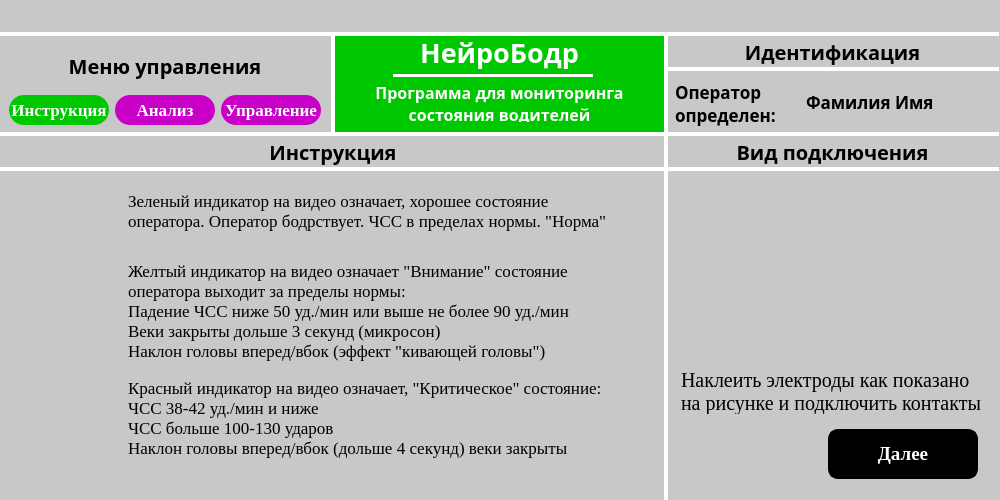
<?xml version="1.0" encoding="UTF-8"?>
<ui version="4.0">
 <class>MainWindow</class>
 <widget class="QMainWindow" name="MainWindow">
  <property name="geometry">
   <rect>
    <x>0</x>
    <y>0</y>
    <width>1000</width>
    <height>500</height>
   </rect>
  </property>
  <property name="minimumSize">
   <size>
    <width>1000</width>
    <height>500</height>
   </size>
  </property>
  <property name="maximumSize">
   <size>
    <width>1000</width>
    <height>500</height>
   </size>
  </property>
  <property name="windowTitle">
   <string>MainWindow</string>
  </property>
  <property name="styleSheet">
   <string notr="true">background-color: rgb(200,200,200)</string>
  </property>
  <widget class="QWidget" name="centralwidget">
   <property name="styleSheet">
    <string notr="true"/>
   </property>
   <layout class="QGridLayout" name="gridLayout">
    <property name="leftMargin">
     <number>0</number>
    </property>
    <property name="topMargin">
     <number>0</number>
    </property>
    <property name="rightMargin">
     <number>0</number>
    </property>
    <property name="bottomMargin">
     <number>0</number>
    </property>
    <property name="spacing">
     <number>0</number>
    </property>
    <item row="3" column="0">
     <widget class="QWidget" name="widget_7" native="true">
      <property name="minimumSize">
       <size>
        <width>333</width>
        <height>35</height>
       </size>
      </property>
      <property name="maximumSize">
       <size>
        <width>666</width>
        <height>123123</height>
       </size>
      </property>
      <property name="styleSheet">
       <string notr="true">#widget_7 {border-top: 2px solid white; border-right: 2px solid white;}</string>
      </property>
      <layout class="QGridLayout" name="gridLayout_4">
       <item row="0" column="0">
        <widget class="QLabel" name="label_18">
         <property name="minimumSize">
          <size>
           <width>55</width>
           <height>55</height>
          </size>
         </property>
         <property name="maximumSize">
          <size>
           <width>55</width>
           <height>55</height>
          </size>
         </property>
         <property name="text">
          <string/>
         </property>
         <property name="pixmap">
          <pixmap>../files/Blue_ellipse.png</pixmap>
         </property>
         <property name="scaledContents">
          <bool>true</bool>
         </property>
        </widget>
       </item>
       <item row="0" column="1">
        <widget class="QLabel" name="label_10">
         <property name="minimumSize">
          <size>
           <width>500</width>
           <height>50</height>
          </size>
         </property>
         <property name="maximumSize">
          <size>
           <width>500</width>
           <height>50</height>
          </size>
         </property>
         <property name="font">
          <font>
           <family>Tinos</family>
           <pointsize>13</pointsize>
           <weight>50</weight>
           <bold>false</bold>
          </font>
         </property>
         <property name="text">
          <string>Зеленый индикатор на видео означает, хорошее состояние оператора. Оператор бодрствует. ЧСС в пределах нормы. &quot;Норма&quot;</string>
         </property>
         <property name="alignment">
          <set>Qt::AlignLeading|Qt::AlignLeft|Qt::AlignTop</set>
         </property>
         <property name="wordWrap">
          <bool>true</bool>
         </property>
        </widget>
       </item>
       <item row="1" column="0">
        <widget class="QLabel" name="label_19">
         <property name="minimumSize">
          <size>
           <width>55</width>
           <height>55</height>
          </size>
         </property>
         <property name="maximumSize">
          <size>
           <width>55</width>
           <height>55</height>
          </size>
         </property>
         <property name="text">
          <string/>
         </property>
         <property name="pixmap">
          <pixmap>../files/Yellow_Trinagel.png</pixmap>
         </property>
         <property name="scaledContents">
          <bool>true</bool>
         </property>
        </widget>
       </item>
       <item row="1" column="1">
        <widget class="QLabel" name="label_11">
         <property name="minimumSize">
          <size>
           <width>500</width>
           <height>100</height>
          </size>
         </property>
         <property name="maximumSize">
          <size>
           <width>500</width>
           <height>100</height>
          </size>
         </property>
         <property name="font">
          <font>
           <family>Tinos</family>
           <pointsize>13</pointsize>
           <weight>50</weight>
           <bold>false</bold>
          </font>
         </property>
         <property name="text">
          <string>Желтый индикатор на видео означает &quot;Внимание&quot; состояние оператора выходит за пределы нормы:
Падение ЧСС ниже 50 уд./мин или выше не более 90 уд./мин
Веки закрыты дольше 3 секунд (микросон)
Наклон головы вперед/вбок (эффект &quot;кивающей головы&quot;)</string>
         </property>
         <property name="alignment">
          <set>Qt::AlignLeading|Qt::AlignLeft|Qt::AlignTop</set>
         </property>
         <property name="wordWrap">
          <bool>true</bool>
         </property>
        </widget>
       </item>
       <item row="2" column="0">
        <widget class="QLabel" name="label_20">
         <property name="minimumSize">
          <size>
           <width>55</width>
           <height>55</height>
          </size>
         </property>
         <property name="maximumSize">
          <size>
           <width>55</width>
           <height>55</height>
          </size>
         </property>
         <property name="text">
          <string/>
         </property>
         <property name="pixmap">
          <pixmap>../files/Red_Rectangle.png</pixmap>
         </property>
         <property name="scaledContents">
          <bool>true</bool>
         </property>
        </widget>
       </item>
       <item row="2" column="1">
        <widget class="QLabel" name="label_17">
         <property name="minimumSize">
          <size>
           <width>500</width>
           <height>100</height>
          </size>
         </property>
         <property name="maximumSize">
          <size>
           <width>500</width>
           <height>100</height>
          </size>
         </property>
         <property name="font">
          <font>
           <family>Tinos</family>
           <pointsize>13</pointsize>
           <weight>50</weight>
           <bold>false</bold>
          </font>
         </property>
         <property name="text">
          <string>Красный индикатор на видео означает, &quot;Критическое&quot; состояние:
ЧСС 38-42 уд./мин и ниже
ЧСС больше 100-130 ударов
Наклон головы вперед/вбок (дольше 4 секунд) веки закрыты</string>
         </property>
         <property name="alignment">
          <set>Qt::AlignLeading|Qt::AlignLeft|Qt::AlignTop</set>
         </property>
         <property name="wordWrap">
          <bool>true</bool>
         </property>
        </widget>
       </item>
      </layout>
     </widget>
    </item>
    <item row="1" column="0" colspan="2">
     <widget class="QWidget" name="widget_2" native="true">
      <property name="minimumSize">
       <size>
        <width>0</width>
        <height>100</height>
       </size>
      </property>
      <property name="maximumSize">
       <size>
        <width>16777215</width>
        <height>100</height>
       </size>
      </property>
      <property name="styleSheet">
       <string notr="true"/>
      </property>
      <layout class="QGridLayout" name="gridLayout_6">
       <property name="leftMargin">
        <number>0</number>
       </property>
       <property name="topMargin">
        <number>0</number>
       </property>
       <property name="rightMargin">
        <number>0</number>
       </property>
       <property name="bottomMargin">
        <number>0</number>
       </property>
       <property name="spacing">
        <number>0</number>
       </property>
       <item row="0" column="0" rowspan="2">
        <widget class="QWidget" name="widget_5" native="true">
         <property name="minimumSize">
          <size>
           <width>333</width>
           <height>100</height>
          </size>
         </property>
         <property name="maximumSize">
          <size>
           <width>333</width>
           <height>100</height>
          </size>
         </property>
         <property name="styleSheet">
          <string notr="true">#widget_5 {border-top: 2px solid white; border-bottom: 2px solid white; border-right: 2px solid white}</string>
         </property>
         <layout class="QGridLayout" name="gridLayout_9">
          <item row="0" column="0" colspan="3">
           <widget class="QLabel" name="label_8">
            <property name="font">
             <font>
              <family>Jura</family>
              <pointsize>15</pointsize>
              <weight>75</weight>
              <bold>true</bold>
             </font>
            </property>
            <property name="text">
             <string>Меню управления</string>
            </property>
            <property name="alignment">
             <set>Qt::AlignCenter</set>
            </property>
           </widget>
          </item>
          <item row="1" column="0">
           <widget class="QPushButton" name="pushButton_5">
            <property name="minimumSize">
             <size>
              <width>100</width>
              <height>30</height>
             </size>
            </property>
            <property name="maximumSize">
             <size>
              <width>100</width>
              <height>30</height>
             </size>
            </property>
            <property name="font">
             <font>
              <family>Tinos</family>
              <pointsize>13</pointsize>
              <weight>75</weight>
              <bold>true</bold>
             </font>
            </property>
            <property name="styleSheet">
             <string notr="true">background-color: rgb(0,200,0); color: white; border-radius: 15px</string>
            </property>
            <property name="text">
             <string>Инструкция</string>
            </property>
           </widget>
          </item>
          <item row="1" column="1">
           <widget class="QPushButton" name="pushButton_3">
            <property name="minimumSize">
             <size>
              <width>100</width>
              <height>30</height>
             </size>
            </property>
            <property name="maximumSize">
             <size>
              <width>100</width>
              <height>30</height>
             </size>
            </property>
            <property name="font">
             <font>
              <family>Tinos</family>
              <pointsize>13</pointsize>
              <weight>75</weight>
              <bold>true</bold>
             </font>
            </property>
            <property name="styleSheet">
             <string notr="true">background-color: rgb(200,0,200); color: white; border-radius: 15px</string>
            </property>
            <property name="text">
             <string>Анализ</string>
            </property>
           </widget>
          </item>
          <item row="1" column="2">
           <widget class="QPushButton" name="pushButton_4">
            <property name="minimumSize">
             <size>
              <width>100</width>
              <height>30</height>
             </size>
            </property>
            <property name="maximumSize">
             <size>
              <width>100</width>
              <height>30</height>
             </size>
            </property>
            <property name="font">
             <font>
              <family>Tinos</family>
              <pointsize>13</pointsize>
              <weight>75</weight>
              <bold>true</bold>
             </font>
            </property>
            <property name="styleSheet">
             <string notr="true">background-color: rgb(200,0,200); color: white; border-radius: 15px</string>
            </property>
            <property name="text">
             <string>Управление</string>
            </property>
           </widget>
          </item>
         </layout>
        </widget>
       </item>
       <item row="0" column="1" rowspan="2">
        <widget class="QWidget" name="widget_4" native="true">
         <property name="minimumSize">
          <size>
           <width>333</width>
           <height>100</height>
          </size>
         </property>
         <property name="maximumSize">
          <size>
           <width>333</width>
           <height>100</height>
          </size>
         </property>
         <property name="styleSheet">
          <string notr="true">*{background-color: rgb(0,200,0)} #widget_4 {border-top: 2px solid white; border-bottom: 2px solid white; border-left: 2px solid white; border-right: 2px solid white}</string>
         </property>
         <widget class="QLabel" name="label_2">
          <property name="geometry">
           <rect>
            <x>9</x>
            <y>0</y>
            <width>315</width>
            <height>41</height>
           </rect>
          </property>
          <property name="font">
           <font>
            <family>Jura</family>
            <pointsize>20</pointsize>
            <weight>75</weight>
            <italic>false</italic>
            <bold>true</bold>
           </font>
          </property>
          <property name="styleSheet">
           <string notr="true">color: white; background-color: rgba(0,0,0,0)</string>
          </property>
          <property name="text">
           <string>НейроБодр</string>
          </property>
          <property name="alignment">
           <set>Qt::AlignHCenter|Qt::AlignTop</set>
          </property>
         </widget>
         <widget class="QLabel" name="label_3">
          <property name="geometry">
           <rect>
            <x>9</x>
            <y>47</y>
            <width>315</width>
            <height>41</height>
           </rect>
          </property>
          <property name="font">
           <font>
            <family>Jura</family>
            <pointsize>12</pointsize>
            <weight>75</weight>
            <bold>true</bold>
           </font>
          </property>
          <property name="styleSheet">
           <string notr="true">color: white; background-color: rgba(0,0,0,0)</string>
          </property>
          <property name="text">
           <string>Программа для мониторинга состояния водителей</string>
          </property>
          <property name="alignment">
           <set>Qt::AlignHCenter|Qt::AlignTop</set>
          </property>
          <property name="wordWrap">
           <bool>true</bool>
          </property>
         </widget>
         <widget class="QWidget" name="widget_9" native="true">
          <property name="geometry">
           <rect>
            <x>60</x>
            <y>40</y>
            <width>200</width>
            <height>3</height>
           </rect>
          </property>
          <property name="minimumSize">
           <size>
            <width>200</width>
            <height>3</height>
           </size>
          </property>
          <property name="maximumSize">
           <size>
            <width>200</width>
            <height>3</height>
           </size>
          </property>
          <property name="styleSheet">
           <string notr="true">background-color: white</string>
          </property>
         </widget>
        </widget>
       </item>
       <item row="0" column="2">
        <widget class="QWidget" name="widget_12" native="true">
         <property name="minimumSize">
          <size>
           <width>333</width>
           <height>35</height>
          </size>
         </property>
         <property name="maximumSize">
          <size>
           <width>333</width>
           <height>35</height>
          </size>
         </property>
         <property name="styleSheet">
          <string notr="true">#widget_12 {border-top: 2px solid white; border-bottom: 2px solid white; border-left: 2px solid white}</string>
         </property>
         <layout class="QGridLayout" name="gridLayout_8">
          <property name="leftMargin">
           <number>2</number>
          </property>
          <property name="topMargin">
           <number>2</number>
          </property>
          <property name="rightMargin">
           <number>2</number>
          </property>
          <property name="bottomMargin">
           <number>2</number>
          </property>
          <property name="spacing">
           <number>2</number>
          </property>
          <item row="0" column="0">
           <widget class="QLabel" name="label_9">
            <property name="font">
             <font>
              <family>Jura</family>
              <pointsize>15</pointsize>
              <weight>75</weight>
              <bold>true</bold>
             </font>
            </property>
            <property name="text">
             <string>Идентификация</string>
            </property>
            <property name="alignment">
             <set>Qt::AlignCenter</set>
            </property>
           </widget>
          </item>
         </layout>
        </widget>
       </item>
       <item row="1" column="2">
        <widget class="QWidget" name="widget_13" native="true">
         <property name="minimumSize">
          <size>
           <width>333</width>
           <height>35</height>
          </size>
         </property>
         <property name="maximumSize">
          <size>
           <width>121</width>
           <height>123123</height>
          </size>
         </property>
         <property name="styleSheet">
          <string notr="true">#widget_13 {border-top: 2px solid white; border-bottom: 2px solid white; border-left: 2px solid white}</string>
         </property>
         <layout class="QGridLayout" name="gridLayout_10">
          <item row="0" column="0">
           <widget class="QLabel" name="label_21">
            <property name="minimumSize">
             <size>
              <width>125</width>
              <height>50</height>
             </size>
            </property>
            <property name="maximumSize">
             <size>
              <width>125</width>
              <height>50</height>
             </size>
            </property>
            <property name="font">
             <font>
              <family>Jura</family>
              <pointsize>13</pointsize>
              <weight>75</weight>
              <bold>true</bold>
             </font>
            </property>
            <property name="text">
             <string>Оператор определен:</string>
            </property>
            <property name="alignment">
             <set>Qt::AlignLeading|Qt::AlignLeft|Qt::AlignVCenter</set>
            </property>
            <property name="wordWrap">
             <bool>true</bool>
            </property>
           </widget>
          </item>
          <item row="0" column="1">
           <widget class="QLabel" name="label_22">
            <property name="font">
             <font>
              <family>Jura</family>
              <pointsize>13</pointsize>
              <weight>75</weight>
              <bold>true</bold>
             </font>
            </property>
            <property name="text">
             <string>Фамилия Имя</string>
            </property>
            <property name="alignment">
             <set>Qt::AlignLeading|Qt::AlignLeft|Qt::AlignVCenter</set>
            </property>
            <property name="wordWrap">
             <bool>true</bool>
            </property>
           </widget>
          </item>
         </layout>
        </widget>
       </item>
      </layout>
     </widget>
    </item>
    <item row="2" column="0">
     <widget class="QWidget" name="widget_3" native="true">
      <property name="minimumSize">
       <size>
        <width>333</width>
        <height>35</height>
       </size>
      </property>
      <property name="maximumSize">
       <size>
        <width>666</width>
        <height>35</height>
       </size>
      </property>
      <property name="styleSheet">
       <string notr="true">#widget_3 {border-top: 2px solid white; border-bottom: 2px solid white; border-right: 2px solid white}</string>
      </property>
      <layout class="QGridLayout" name="gridLayout_3">
       <property name="leftMargin">
        <number>2</number>
       </property>
       <property name="topMargin">
        <number>2</number>
       </property>
       <property name="rightMargin">
        <number>2</number>
       </property>
       <property name="bottomMargin">
        <number>2</number>
       </property>
       <property name="spacing">
        <number>2</number>
       </property>
       <item row="0" column="0">
        <widget class="QLabel" name="label_4">
         <property name="font">
          <font>
           <family>Jura</family>
           <pointsize>15</pointsize>
           <weight>75</weight>
           <bold>true</bold>
          </font>
         </property>
         <property name="text">
          <string>Инструкция</string>
         </property>
         <property name="alignment">
          <set>Qt::AlignCenter</set>
         </property>
        </widget>
       </item>
      </layout>
     </widget>
    </item>
    <item row="0" column="0" colspan="2">
     <widget class="QWidget" name="widget" native="true">
      <property name="minimumSize">
       <size>
        <width>0</width>
        <height>34</height>
       </size>
      </property>
      <property name="maximumSize">
       <size>
        <width>16777215</width>
        <height>34</height>
       </size>
      </property>
      <property name="styleSheet">
       <string notr="true">#widget {border-bottom: 2px solid white}</string>
      </property>
      <layout class="QGridLayout" name="gridLayout_2">
       <property name="leftMargin">
        <number>965</number>
       </property>
       <property name="topMargin">
        <number>0</number>
       </property>
       <property name="rightMargin">
        <number>0</number>
       </property>
       <property name="bottomMargin">
        <number>2</number>
       </property>
       <property name="spacing">
        <number>0</number>
       </property>
       <item row="0" column="0">
        <widget class="QLabel" name="label">
         <property name="minimumSize">
          <size>
           <width>32</width>
           <height>32</height>
          </size>
         </property>
         <property name="maximumSize">
          <size>
           <width>32</width>
           <height>32</height>
          </size>
         </property>
         <property name="text">
          <string/>
         </property>
         <property name="pixmap">
          <pixmap>../files/cca214d59144695f1a33c0fc94e61885af4de6ef.png</pixmap>
         </property>
         <property name="scaledContents">
          <bool>true</bool>
         </property>
        </widget>
       </item>
      </layout>
     </widget>
    </item>
    <item row="2" column="1">
     <widget class="QWidget" name="widget_6" native="true">
      <property name="minimumSize">
       <size>
        <width>333</width>
        <height>35</height>
       </size>
      </property>
      <property name="maximumSize">
       <size>
        <width>333</width>
        <height>35</height>
       </size>
      </property>
      <property name="font">
       <font>
        <pointsize>1</pointsize>
       </font>
      </property>
      <property name="styleSheet">
       <string notr="true">#widget_6 {border-top: 2px solid white; border-bottom: 2px solid white; border-left: 2px solid white}</string>
      </property>
      <layout class="QGridLayout" name="gridLayout_5">
       <property name="leftMargin">
        <number>2</number>
       </property>
       <property name="topMargin">
        <number>2</number>
       </property>
       <property name="rightMargin">
        <number>2</number>
       </property>
       <property name="bottomMargin">
        <number>2</number>
       </property>
       <property name="spacing">
        <number>2</number>
       </property>
       <item row="0" column="0">
        <widget class="QLabel" name="label_6">
         <property name="font">
          <font>
           <family>Jura</family>
           <pointsize>15</pointsize>
           <weight>75</weight>
           <bold>true</bold>
          </font>
         </property>
         <property name="text">
          <string>Вид подключения</string>
         </property>
         <property name="alignment">
          <set>Qt::AlignCenter</set>
         </property>
        </widget>
       </item>
      </layout>
     </widget>
    </item>
    <item row="3" column="1">
     <widget class="QWidget" name="widget_8" native="true">
      <property name="minimumSize">
       <size>
        <width>333</width>
        <height>35</height>
       </size>
      </property>
      <property name="maximumSize">
       <size>
        <width>333</width>
        <height>123123</height>
       </size>
      </property>
      <property name="styleSheet">
       <string notr="true">#widget_8 {border-top: 2px solid white; border-left: 2px solid white;}</string>
      </property>
      <widget class="QPushButton" name="pushButton_2">
       <property name="geometry">
        <rect>
         <x>162</x>
         <y>260</y>
         <width>150</width>
         <height>50</height>
        </rect>
       </property>
       <property name="minimumSize">
        <size>
         <width>150</width>
         <height>50</height>
        </size>
       </property>
       <property name="maximumSize">
        <size>
         <width>150</width>
         <height>50</height>
        </size>
       </property>
       <property name="font">
        <font>
         <family>Tinos</family>
         <pointsize>14</pointsize>
         <weight>75</weight>
         <bold>true</bold>
        </font>
       </property>
       <property name="styleSheet">
        <string notr="true">background-color: black; color: white; border-radius: 10px; border: 2px solid black</string>
       </property>
       <property name="text">
        <string>Далее</string>
       </property>
      </widget>
      <widget class="QLabel" name="label_13">
       <property name="geometry">
        <rect>
         <x>30</x>
         <y>40</y>
         <width>125</width>
         <height>125</height>
        </rect>
       </property>
       <property name="minimumSize">
        <size>
         <width>125</width>
         <height>125</height>
        </size>
       </property>
       <property name="maximumSize">
        <size>
         <width>125</width>
         <height>125</height>
        </size>
       </property>
       <property name="text">
        <string/>
       </property>
       <property name="pixmap">
        <pixmap>../files/hand1.png</pixmap>
       </property>
       <property name="scaledContents">
        <bool>true</bool>
       </property>
      </widget>
      <widget class="QLabel" name="label_14">
       <property name="geometry">
        <rect>
         <x>15</x>
         <y>200</y>
         <width>300</width>
         <height>45</height>
        </rect>
       </property>
       <property name="minimumSize">
        <size>
         <width>300</width>
         <height>45</height>
        </size>
       </property>
       <property name="maximumSize">
        <size>
         <width>300</width>
         <height>45</height>
        </size>
       </property>
       <property name="font">
        <font>
         <family>Tinos</family>
         <pointsize>15</pointsize>
         <weight>50</weight>
         <bold>false</bold>
        </font>
       </property>
       <property name="text">
        <string>Наклеить электроды как показано на рисунке и подключить контакты</string>
       </property>
       <property name="alignment">
        <set>Qt::AlignLeading|Qt::AlignLeft|Qt::AlignVCenter</set>
       </property>
       <property name="wordWrap">
        <bool>true</bool>
       </property>
      </widget>
      <widget class="QLabel" name="label_15">
       <property name="geometry">
        <rect>
         <x>180</x>
         <y>40</y>
         <width>125</width>
         <height>125</height>
        </rect>
       </property>
       <property name="minimumSize">
        <size>
         <width>125</width>
         <height>125</height>
        </size>
       </property>
       <property name="maximumSize">
        <size>
         <width>125</width>
         <height>125</height>
        </size>
       </property>
       <property name="text">
        <string/>
       </property>
       <property name="pixmap">
        <pixmap>../files/hand2.png</pixmap>
       </property>
       <property name="scaledContents">
        <bool>true</bool>
       </property>
      </widget>
     </widget>
    </item>
   </layout>
  </widget>
 </widget>
 <resources/>
 <connections/>
</ui>
